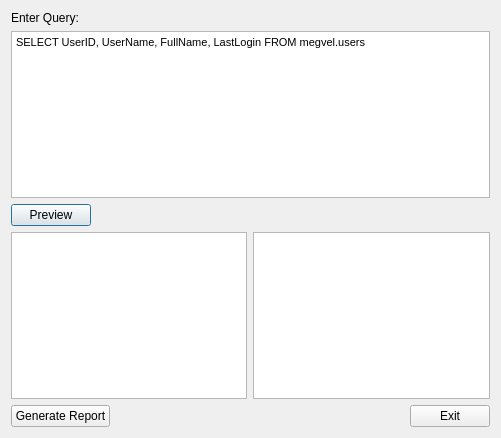
<?xml version="1.0" encoding="UTF-8"?>
<ui version="4.0">
 <class>AutoReport</class>
 <widget class="QDialog" name="AutoReport">
  <property name="geometry">
   <rect>
    <x>0</x>
    <y>0</y>
    <width>501</width>
    <height>438</height>
   </rect>
  </property>
  <property name="windowTitle">
   <string>Automatic Report Generator</string>
  </property>
  <layout class="QVBoxLayout" name="verticalLayout">
   <item>
    <widget class="QLabel" name="label">
     <property name="text">
      <string>Enter Query:</string>
     </property>
    </widget>
   </item>
   <item>
    <widget class="QTextEdit" name="txtQuery">
     <property name="html">
      <string>&lt;!DOCTYPE HTML PUBLIC &quot;-//W3C//DTD HTML 4.0//EN&quot; &quot;http://www.w3.org/TR/REC-html40/strict.dtd&quot;&gt;
&lt;html&gt;&lt;head&gt;&lt;meta name=&quot;qrichtext&quot; content=&quot;1&quot; /&gt;&lt;style type=&quot;text/css&quot;&gt;
p, li { white-space: pre-wrap; }
&lt;/style&gt;&lt;/head&gt;&lt;body style=&quot; font-family:'MS Shell Dlg 2'; font-size:8.25pt; font-weight:400; font-style:normal;&quot;&gt;
&lt;p style=&quot; margin-top:0px; margin-bottom:0px; margin-left:0px; margin-right:0px; -qt-block-indent:0; text-indent:0px;&quot;&gt;&lt;span style=&quot; font-size:8pt;&quot;&gt;SELECT UserID, UserName, FullName, LastLogin FROM megvel.users&lt;/span&gt;&lt;/p&gt;&lt;/body&gt;&lt;/html&gt;</string>
     </property>
    </widget>
   </item>
   <item>
    <layout class="QHBoxLayout" name="horizontalLayout">
     <item>
      <widget class="QPushButton" name="cmdPreview">
       <property name="text">
        <string>Preview</string>
       </property>
      </widget>
     </item>
     <item>
      <spacer name="horizontalSpacer">
       <property name="orientation">
        <enum>Qt::Horizontal</enum>
       </property>
       <property name="sizeHint" stdset="0">
        <size>
         <width>40</width>
         <height>20</height>
        </size>
       </property>
      </spacer>
     </item>
    </layout>
   </item>
   <item>
    <layout class="QHBoxLayout" name="horizontalLayout_3">
     <item>
      <widget class="QTreeView" name="trvPreview"/>
     </item>
     <item>
      <widget class="QTextBrowser" name="txtReport"/>
     </item>
    </layout>
   </item>
   <item>
    <layout class="QHBoxLayout" name="horizontalLayout_2">
     <item>
      <widget class="QPushButton" name="cmdGenerateReport">
       <property name="text">
        <string>Generate Report</string>
       </property>
      </widget>
     </item>
     <item>
      <spacer name="horizontalSpacer_2">
       <property name="orientation">
        <enum>Qt::Horizontal</enum>
       </property>
       <property name="sizeHint" stdset="0">
        <size>
         <width>40</width>
         <height>20</height>
        </size>
       </property>
      </spacer>
     </item>
     <item>
      <widget class="QPushButton" name="cmdExit">
       <property name="text">
        <string>Exit</string>
       </property>
      </widget>
     </item>
    </layout>
   </item>
  </layout>
 </widget>
 <resources/>
 <connections>
  <connection>
   <sender>cmdExit</sender>
   <signal>clicked()</signal>
   <receiver>AutoReport</receiver>
   <slot>reject()</slot>
   <hints>
    <hint type="sourcelabel">
     <x>448</x>
     <y>413</y>
    </hint>
    <hint type="destinationlabel">
     <x>496</x>
     <y>407</y>
    </hint>
   </hints>
  </connection>
 </connections>
</ui>
